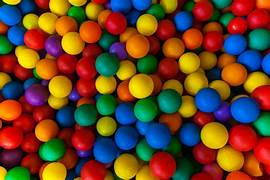
#> input picture image.jpg, 270 x 180 px
$ python main.py
#> lines starting #> are read from the running program, lines starting #| are printed output that depends on the picture; after the words box and inside, x2 and y2 are one past the last pixel; in counts of white or black regions, pixels touching at a corner belong together
import cv2
import numpy as np

# Load image
image = cv2.imread("image.jpg")
#> image is the input picture: shape (180, 270, 3); mean B, G, R 40.3, 67.1, 104.3

# Convert image to HSV
hsv = cv2.cvtColor(image, cv2.COLOR_BGR2HSV)
#> hsv: shape (180, 270, 3); mean H, S, V 58.4, 235.6, 139

# Red color range
lower_red = np.array([0, 120, 70])
upper_red = np.array([10, 255, 255])

# Blue color range
lower_blue = np.array([100, 150, 0])
upper_blue = np.array([140, 255, 255])

# Green color range
lower_green = np.array([40, 40, 40])
upper_green = np.array([70, 255, 255])

# Create masks
red_mask = cv2.inRange(hsv, lower_red, upper_red)
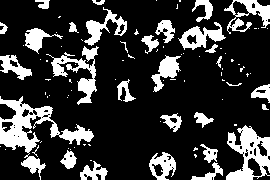
#> red_mask: shape (180, 270); 21.4% white; 90 white regions (60 under 20 px), largest, box (x1, y1, x2, y2) and area: (0, 96, 94, 180) 2094, (226, 125, 270, 180) 1247, (46, 46, 99, 105) 945
blue_mask = cv2.inRange(hsv, lower_blue, upper_blue)
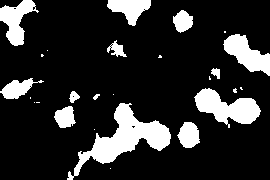
#> blue_mask: shape (180, 270); 17% white; 26 white regions (13 under 20 px), largest, box (x1, y1, x2, y2) and area: (67, 103, 171, 180) 2465, (194, 88, 261, 128) 1394, (223, 34, 270, 76) 1001
green_mask = cv2.inRange(hsv, lower_green, upper_green)
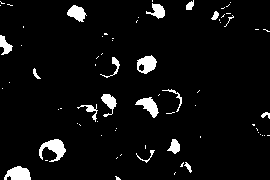
#> green_mask: shape (180, 270); 5.2% white; 72 white regions (53 under 20 px), largest, box (x1, y1, x2, y2) and area: (39, 139, 66, 162) 317, (4, 166, 31, 180) 276, (137, 55, 157, 74) 245

# Show results
cv2.imshow("Original Image", image)
cv2.imshow("Red Color Detection", red_mask)
cv2.imshow("Blue Color Detection", blue_mask)
cv2.imshow("Green Color Detection", green_mask)

cv2.waitKey(0)
cv2.destroyAllWindows()
